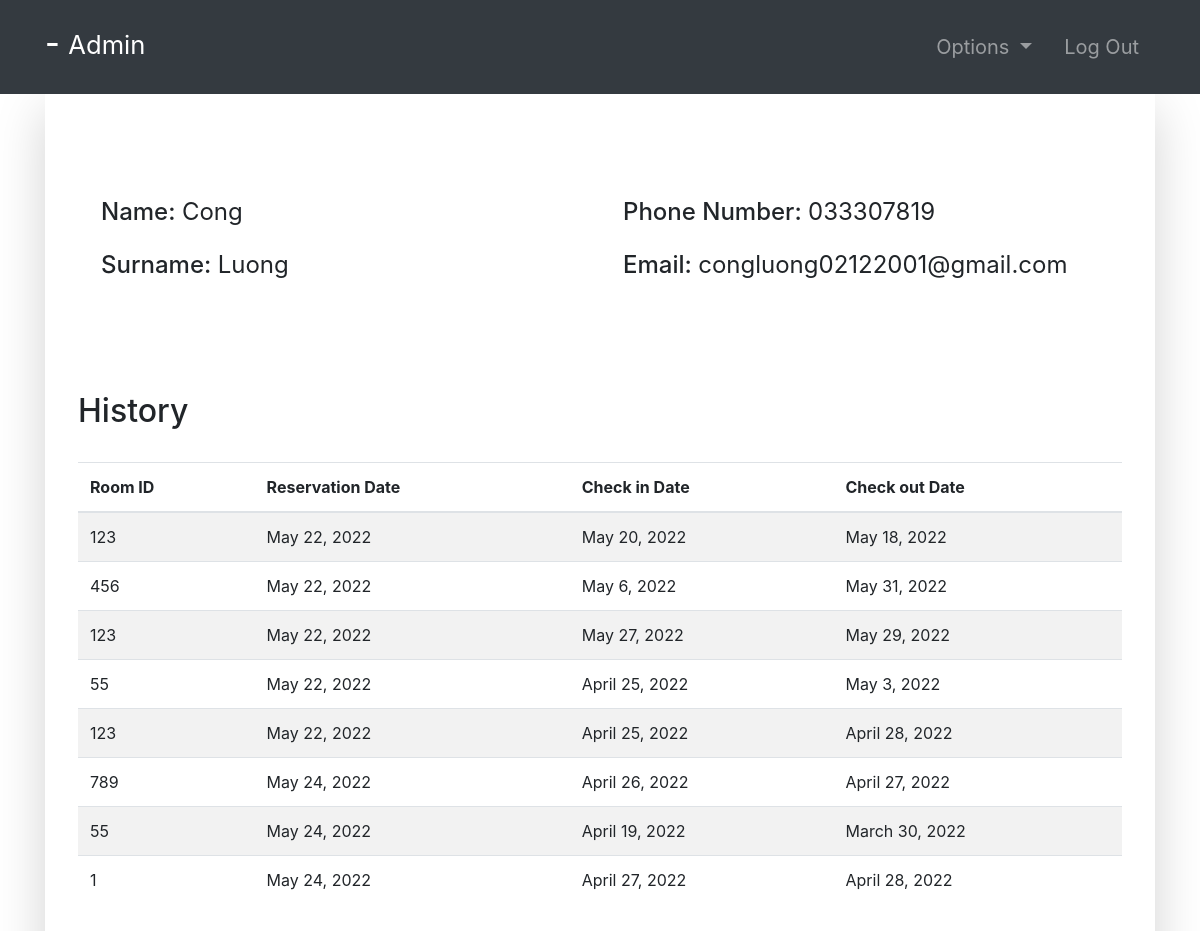
Page /guest-profile/2 (signed in) on the committed database.
### accounts/models.py (models this page shows, shortened)
class Guest(models.Model):
    user = models.OneToOneField(User, null=True, on_delete=models.CASCADE)
    phoneNumber = PhoneNumberField(unique=True)

### room/models.py (models this page shows, shortened)
class Booking(models.Model):
    roomNumber = models.ForeignKey(Room, on_delete=models.CASCADE)
    guest = models.ForeignKey(Guest, null=True, on_delete=models.CASCADE)
    dateOfReservation = models.DateField(default=timezone.now)
    startDate = models.DateField()
    endDate = models.DateField()

class Room(models.Model):
    ROOM_TYPES = (
        ('King', 'King'),
        ('Luxury', 'Luxury'),
        ('Normal', 'Normal'),
        ('Economic', 'Economic'),
    )
    number = models.IntegerField(primary_key=True)
    capacity = models.SmallIntegerField()
    numberOfBeds = models.SmallIntegerField()
    roomType = models.CharField(max_length=20, choices=ROOM_TYPES)
    price = models.FloatField()
    statusStartDate = models.DateField(null=True)
    statusEndDate = models.DateField(null=True)
    def __str__(self):
        return str(self.number)

### accounts/views.py (the view, shortened to what this page needs)
# urls.py: path('guest-profile/<str:pk>', guest_profile, name="guest-profile"),
@login_required(login_url='login')
def guest_profile(request, pk):
    tempUser = User.objects.get(id=pk)
    guest = Guest.objects.get(user=tempUser)
    role = str(request.user.groups.all()[0])
    path = role + "/"
    bookings = Booking.objects.filter(guest=guest)
    context = {
        "role": role,
        "guest": guest,
        "bookings": bookings
    }
    return render(request, path + "guest-profile.html", context)

### Templates/admin/guest-profile.html
{% extends '../index.html' %}
{% block context %}
{% include '../common_pages/guest-profile.html' %}
{% endblock %}

### Templates/incs/nav.html (shortened to what this page needs)
<nav class="navbar navbar-dark bg-dark navbar-expand-lg py-3 " role="navigation">
    <div class="container">
        <a href="" class="navbar-brand">
            <h2 class="text-capitalize">
                {{ request.user.first_name }} {{ request.user.last_name }} -
                <small>
                    {{ role }}
                </small>
            </h2>
        </a>
        <div class="collapse navbar-collapse" id="navbarTags">
            <ul class="navbar-nav ml-auto">
                {% if role != 'guest' %}
                <li class="nav-item dropdown p-2">
                    <a class="nav-link dropdown-toggle" href="#" id="navbarDropdown" role="button"
                        data-toggle="dropdown" aria-haspopup="true" aria-expanded="false">
                        Options
                    </a>
                </li>
                {% endif %}
                <li class="nav-item p-2 ">
                    <a href="{% url 'logout' %}" class="nav-link">Log Out</a>
                </li>
            </ul>
        </div>
    </div>
</nav>

### Templates/common_pages/guest-profile.html (shortened to what this page needs)
<div class="container">
    <div class="shadow-lg p-5">
        <div class="row mt-5">
            <div class="col-6">
                <form action="" method="POST">
                    <div class="p-2 h4">
                        <span>Name:</span>
                        {% if guest.user.id != request.user.id %}
                        <span class="font-weight-normal">{{guest.user.first_name}} </span>
                        {% else %}
                        <input type="text" class="form-control border border-secondary" id="id_first_name"
                            value="{{guest.user.first_name}}" name="first_name">
                        {% endif %}
                    </div>
                    <div class="p-2 h4">
                        <span>Surname:</span>
                        {% if guest.user.id != request.user.id %}
                        <span class="font-weight-normal"> {{guest.user.last_name}}</span>
                        {% else %}
                        <input type="text" class="form-control border border-secondary" id="id_last_name"
                            value="{{guest.user.last_name}}" name="last_name">
                        {% endif %}
                    </div>
            </div>
            <div class="col-6">
                <div class="p-2 h4">
                    <span>Phone Number: </span>
                    {% if guest.user.id != request.user.id %}
                    <span class="font-weight-normal">{{guest.phoneNumber}}</span>
                    {% else %}
                    <input type="text" class="form-control border border-secondary" id="id_phoneNumber"
                        value="{{guest.phoneNumber}}" name="phoneNumber">
                    {% endif %}
                </div>
                <div class="p-2 h4">
                    <span>Email:</span>
                    {% if guest.user.id != request.user.id %}
                    <span class="font-weight-normal"> {{guest.user.email}}</span>
                    {% else %}
                    <input type="text" class="form-control border border-secondary" id="id_email"
                        value="{{guest.user.email}}" name="guest.user.email">
                    {% endif %}
                </div>
            </div>
        </div>
        <br>
        <br>
        <div class="row">
            <div class="table-responsive table-striped my-5">
                <div class="table-header row">
                    <div class="col-sm-12 col-md-12 col-lg-4 mb-4">
                        <h2>History</h2>
                    </div>
                </div>
                <table class="table table-hover">
                    <thead>
                        <tr>
                            <th>Room ID</th>
                            <th>Reservation Date</th>
                            <th>Check in Date</th>
                            <th>Check out Date</th>
                        </tr>
                    </thead>
                    <tbody>
                        {% for bo in bookings %}
                        <tr>
                            <td>{{bo.roomNumber}}</td>
                            <td>{{bo.dateOfReservation}}</td>
                            <td>{{bo.startDate}}</td>
                            <td>{{bo.endDate}}</td>
                        </tr>
                        {% endfor %}
                    </tbody>
                </table>
            </div>
        </div>
    </div>
</div>

### static/css/main.css (style rules this page uses)
* { margin: 0; padding: 0; -webkit-font-smoothing: antialiased; }
body { position: relative; }
nav .nav-item { font-size: 20px; }

### rows in the picture
Guest: user.first_name "Cong", user.last_name "Luong", phoneNumber "033307819", user.email "congluong02122001@gmail.com"
Booking: roomNumber "123", dateOfReservation "May 22, 2022", startDate "May 20, 2022", endDate "May 18, 2022"
Booking: roomNumber "456", dateOfReservation "May 22, 2022", startDate "May 6, 2022", endDate "May 31, 2022"
Booking: roomNumber "123", dateOfReservation "May 22, 2022", startDate "May 27, 2022", endDate "May 29, 2022"
Booking: roomNumber "55", dateOfReservation "May 22, 2022", startDate "April 25, 2022", endDate "May 3, 2022"
Booking: roomNumber "123", dateOfReservation "May 22, 2022", startDate "April 25, 2022", endDate "April 28, 2022"
Booking: roomNumber "789", dateOfReservation "May 24, 2022", startDate "April 26, 2022", endDate "April 27, 2022"
Booking: roomNumber "55", dateOfReservation "May 24, 2022", startDate "April 19, 2022", endDate "March 30, 2022"
Booking: roomNumber "1", dateOfReservation "May 24, 2022", startDate "April 27, 2022", endDate "April 28, 2022"

### other values in the picture
{{ role }} "Admin"
